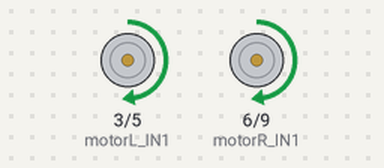
Bench run of a sketch on a simulated Arduino Uno, built with avr-gcc and run on an emulated ATmega328P. On the bench: motor-driver pin pairs drawn as motors (green arrow = first pin HIGH = forward, orange = second pin HIGH = backward, longer = more drive).

Above: at 0.1 s.
At 6.2 s:
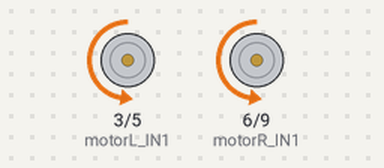
At 17.4 s:
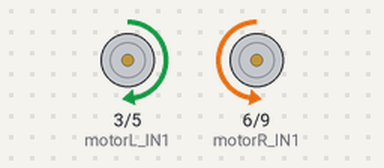
At 34.8 s:
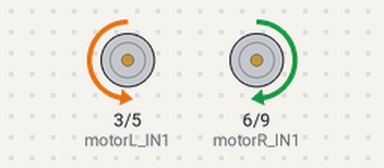
Timing chart, 0 to 40.0 s (numbered marks = the images above):
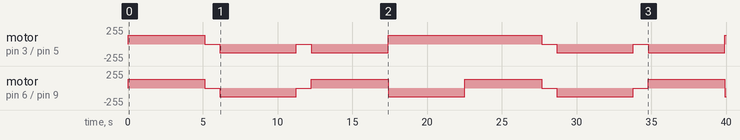

The sketch:

Motor.ino
```cpp
////// Motor A o B
//// ADELANTE
// IN1: pwm
// IN2: 0

//// ATRAS
// IN1: 0
// IN2: pwm

//////////////////////////////////////////////////
//// Motores:
// Motor A:
const int motorL_IN1 = 3;
const int motorL_IN2 = 5;

// Motor B:
const int motorR_IN1 = 6;
const int motorR_IN2 = 9;


void setup() {
  pinMode(motorL_IN1, OUTPUT);
  pinMode(motorL_IN2, OUTPUT);
  pinMode(motorR_IN1, OUTPUT);
  pinMode(motorR_IN2, OUTPUT);
}

void loop() {
  // Al frente:
  for(int i=0; i<5000; i++){
    analogWrite(motorL_IN1, 128);
    digitalWrite(motorL_IN2, LOW);
    analogWrite(motorR_IN1, 128);
    digitalWrite(motorR_IN2, LOW);
    delay(1);
  }

  // Parar motores:
  digitalWrite(motorL_IN1, LOW);
  digitalWrite(motorL_IN2, LOW);
  digitalWrite(motorR_IN1, LOW);
  digitalWrite(motorR_IN2, LOW);
  delay(1000);

  // Atras:
  for(int i=0; i<5000; i++){
    analogWrite(motorL_IN2, 128);
    digitalWrite(motorL_IN1, LOW);
    analogWrite(motorR_IN2, 128);
    digitalWrite(motorR_IN1, LOW);
    delay(1);
  }

  // Parar motores
  digitalWrite(motorL_IN1, LOW);
  digitalWrite(motorL_IN2, LOW);
  digitalWrite(motorR_IN1, LOW);
  digitalWrite(motorR_IN2, LOW);
  delay(1000);

  // Giro a la izquierda:
  for(int i=0; i<5000; i++){
    analogWrite(motorL_IN2, 128);
    digitalWrite(motorL_IN1, LOW);
    analogWrite(motorR_IN1, 128);
    digitalWrite(motorR_IN2, LOW);
    delay(1);
  }

  // Giro a la izquierda:
  for(int i=0; i<5000; i++){
    analogWrite(motorR_IN2, 128);
    digitalWrite(motorR_IN1, LOW);
    analogWrite(motorL_IN1, 128);
    digitalWrite(motorL_IN2, LOW);
    delay(1);
  }

}
```

Measured:
- by itself, motor on pin 3 (motorL_IN1) / pin 5 (motorL_IN2): stopped → forward 128/255 at 0.00 s, → stopped 5.1 s later, → backward 128/255 1.0 s later, → stopped 5.1 s later, … (11 changes in this stretch)
- by itself, motor on pin 6 (motorR_IN1) / pin 9 (motorR_IN2): stopped → forward 128/255 at 0.00 s, → stopped 5.1 s later, → backward 128/255 1.0 s later, → stopped 5.1 s later, … (12 changes in this stretch)
